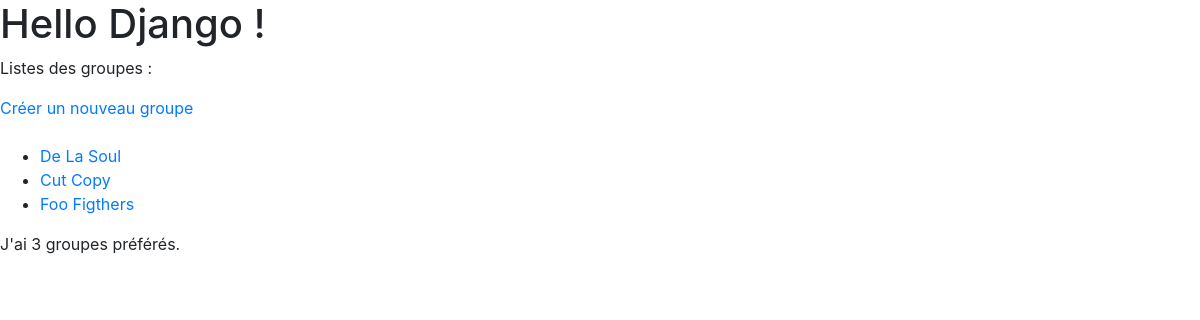
/bands/, run on an earlier commit of the app's database.
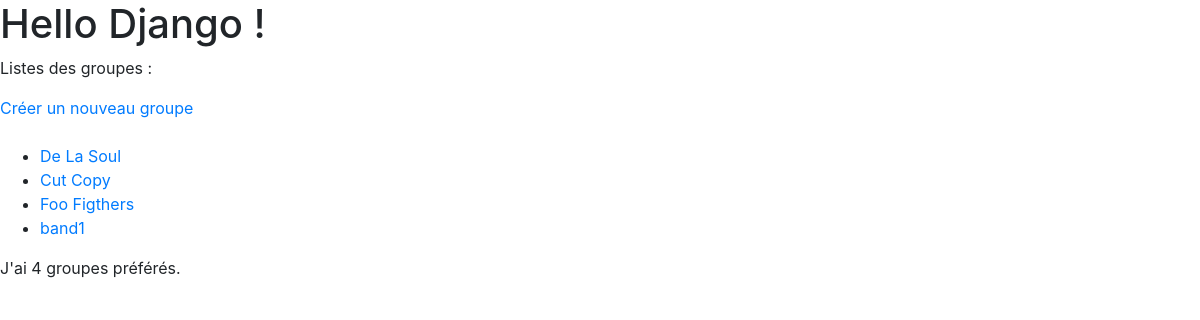
And on a later commit of the database.
### listings/models.py (models this page shows, shortened)
class Band(models.Model):
    class Genre(models.TextChoices):
        HIP_HOP = 'HH'
        SYNTH_POP = 'SP'
        ALTERNATIVE_ROCK = 'AR'
    name = models.fields.CharField(max_length=100)
    genre = models.fields.CharField(choices=Genre.choices, max_length=5)
    biography = models.fields.CharField(max_length=1000)
    year_formed = models.fields.IntegerField(
        validators = [MinValueValidator(1900), MaxValueValidator(2023)]
    )
    active = models.fields.BooleanField(default=True)
    official_homepage = models.fields.URLField(null=True, blank=True)

### listings/views.py (the view)
# urls.py: path('bands/', views.band_list, name='bands'),
def band_list(request):
    bands = Band.objects.all()
    return render(request,'listings/band_list.html', {'bands': bands})

### listings/templates/listings/band_list.html
{% extends 'listings/base.html' %}
{% block content %}
<h1>Hello Django !</h1>
<p>Listes des groupes :</p>
<a href="{% url 'band-create' %}">Créer un nouveau groupe</a>
<br/><br/>
<ul>
    {% for band in bands %}
        <li> <a href="{% url 'band-detail' band.id %}"> {{ band.name }}</a></li>
    {% endfor %}
</ul>
<p>J'ai {{ bands|length }} groupes préférés.</p>
{% endblock %}

What changed in the data, as far as the page shows it:
added Band: name "band1"
Also different on the page:
{{ bands|length }}: "3" → "4"
